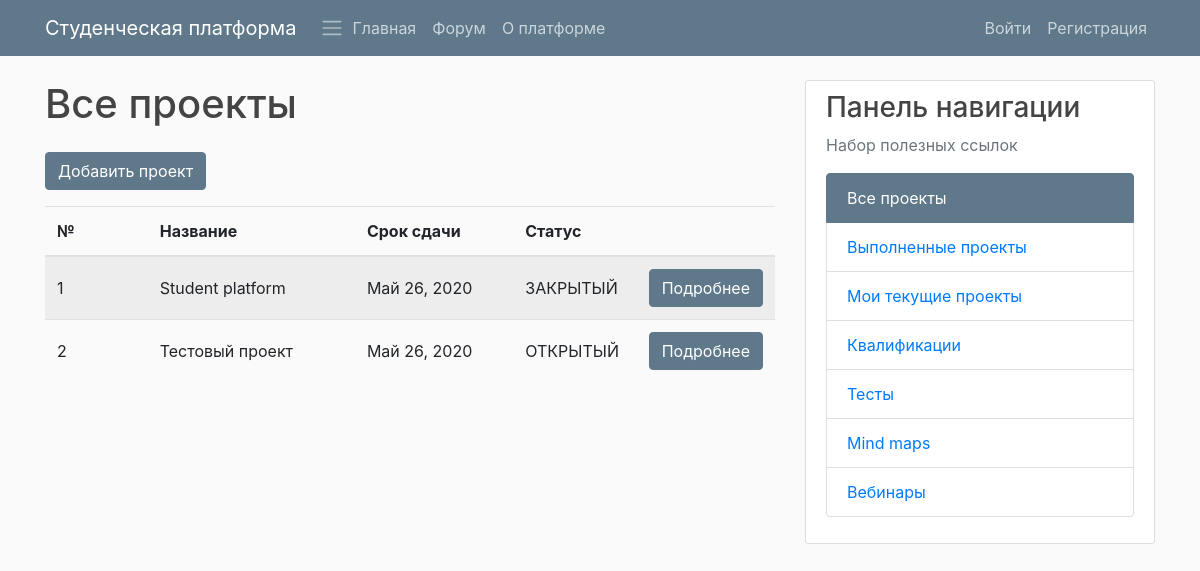
The app's page /platform/projects/all/, older data.
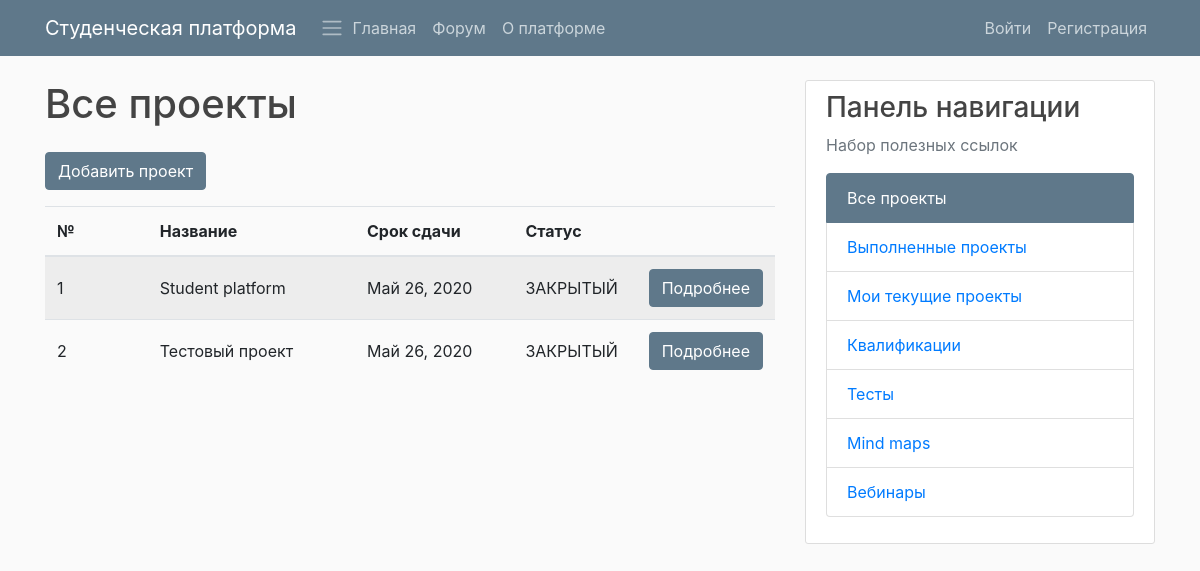
The same page, newer data.
### PlatformApp/models.py (models this page shows, shortened)
class StudyProject(models.Model):
    STATUS_READY = 'ЗАКРЫТЫЙ'
    STATUS_NOT_READY = 'ОТКРЫТЫЙ'
    STATUS_CHOISES = (
        (STATUS_READY, 'Закрытый'),
        (STATUS_NOT_READY, 'Открытый'),
    )
    title = models.CharField(max_length=100, verbose_name='Название')
    description = models.TextField(verbose_name='Описание', blank=True)
    customer = models.ForeignKey(
        User, on_delete=models.DO_NOTHING, related_name='project_customer', verbose_name='Заказчик', blank=True)
    executor = models.ForeignKey(
        User, on_delete=models.DO_NOTHING, null=True, related_name='project_executor', verbose_name='Исполнитель', blank=True)
    date_created = models.DateTimeField(
        default=timezone.now, verbose_name='Дата создания')
    date_deadline = models.DateTimeField(
        default=timezone.now, verbose_name='Срок выполения')
    author = models.ForeignKey(
        User, on_delete=models.DO_NOTHING, related_name='project_author', verbose_name='Создатель проекта')
    attached_file = models.FileField(
        upload_to='proj_files', null=True, verbose_name='Прикрепленные файлы', blank=True)
    status = models.CharField(
        max_length=100, choices=STATUS_CHOISES, default=STATUS_NOT_READY, verbose_name='Статус')

### PlatformApp/views.py (the view)
# urls.py: path("projects/all/", platfrom_views.StudyProjectListView.as_view(),
class StudyProjectListView(ListView):
    model = StudyProject
    def get_context_data(self, **kwargs):
        context = super().get_context_data(**kwargs)
        return context

### PlatformApp/templatetags/templatetagname.py (called while the page is built)
@register.filter(name='has_group')
def has_group(user, group_name):
    group = Group.objects.get(name=group_name)
    return True if group in user.groups.all() else False

### PlatformApp/templates/PlatformApp/studyproject_list.html (shortened to what this page needs)
{% extends "PlatformApp/base.html" %}
{% block content %}
{% load templatetagname %}
<h1>Все проекты</h1>
<div class="table-responsive pt-3">
    <div class="form-group">
        <form>
            <button class="btn btn-info" formaction="{% url 'project-new' %}">Добавить проект</button>
        </form>
    </div>
    <table class="table table-hover table-striped">
        {% if request.user|has_group:"Teacher" or request.user|has_group:"Admin" %}
        <colgroup>
            <col span="1" style="width: 13%;">
            <col span="1" style="width: 28%;">
            <col span="1" style="width: 21%;">
            <col span="1" style="width: 15%;">
            <col span="1" style="width: 12%;">
            {% if request.user|has_group:"Teacher" or request.user|has_group:"Admin" %}
            <col span="1" style="width: 11%;">
            {% endif %}
        </colgroup>
        {% else %}
        <colgroup>
            <col span="1" style="width: 15%;">
            <col span="1" style="width: 30%;">
            <col span="1" style="width: 23%;">
            <col span="1" style="width: 17%;">
            <col span="1" style="width: 15%;">
        </colgroup>
        {% endif %}
        <thead class="">
            <tr>
                <th scope="col" class="align-middle">№</th>
                <th scope="col" class="align-middle">Название</th>
                <th scope="col" class="align-middle">Срок сдачи</th>
                <th scope="col" class="align-middle">Статус</th>
                <th scope="col" class="align-middle"></th>
            </tr>
        </thead>
        <tbody class="">
            {% for object in object_list %}
            <tr>
                <td scope="row" class="align-middle">{{ object.id }}</td>
                <td class="align-middle">{{ object.title }}</td>
                <td class="align-middle">{{ object.date_deadline|date:"F d, Y" }}</td>
                <td class="align-middle">{{ object.status }}</td>
                <td class="align-middle">
                    <a class="btn btn-info" href="{% url 'project-detail' pk=object.pk %}">Подробнее</a>
                </td>
            </tr>
            {% endfor %}
        </tbody>
    </table>
</div>
{% endblock content %}
{% block right_panel %}
<div class="list-group">
    <a class="list-group-item active" href="{% url 'project-all' %}">
        Все проекты
    </a>
    <a class="list-group-item" href="{% url 'project-done' %}">
        Выполненные проекты
    </a>
    <a class="list-group-item" href="{% url 'project-mine' %}">
        Мои текущие проекты
    </a>
    <a class="list-group-item" href="{% url 'qualifications' %}">
        Квалификации
    </a>
    <a class="list-group-item" href="{% url 'quiz_index' %}">
        Тесты
    </a>
    <a class="list-group-item" href="#">
        Mind maps
    </a>
    <a class="list-group-item" href="{% url 'webinar-test' %}">
        Вебинары
    </a>
</div>
{% endblock right_panel %}

Row changes from the older to the newer data that the page shows:
changed StudyProject "Тестовый проект": status "ОТКРЫТЫЙ" → "ЗАКРЫТЫЙ"
